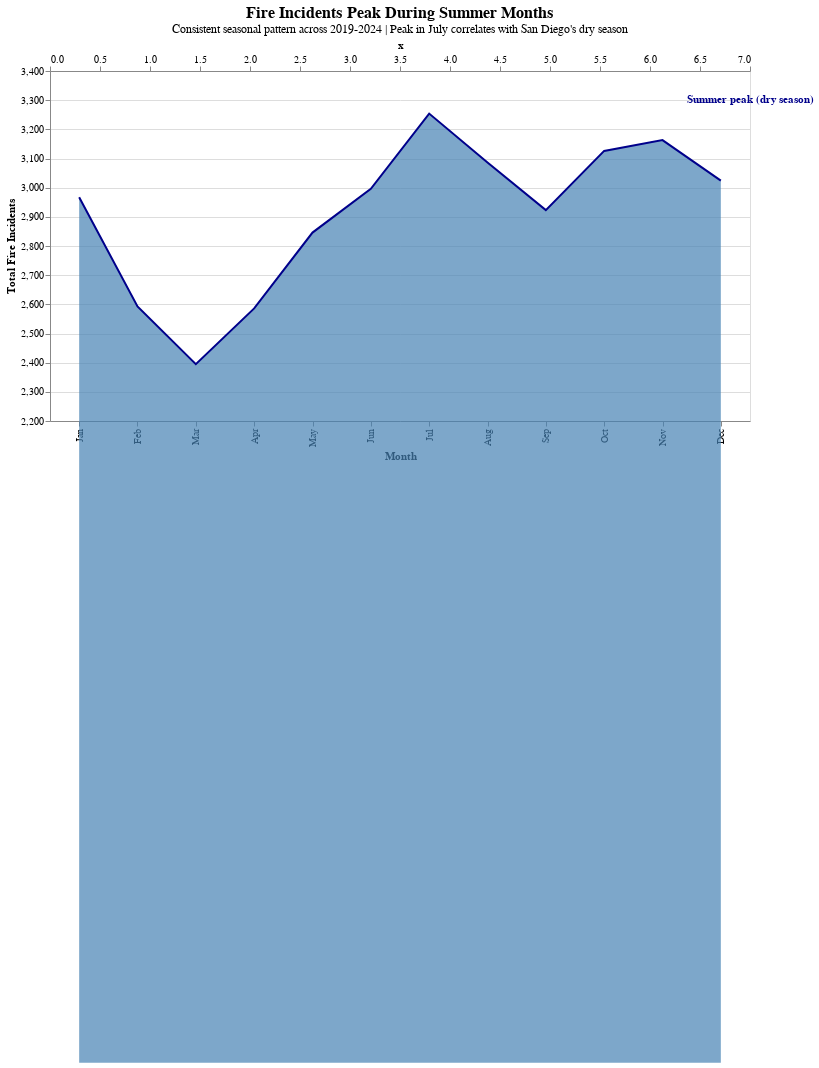

Source (notebook cell):
### Code cell
# VISUALIZATION 3: Seasonal Pattern with Context
# Shows explainable summer peak

monthly_data = df_fire_clean.groupby('month_response').size().reset_index(name='count')
monthly_data['month_name'] = monthly_data['month_response'].map({
    1: 'Jan', 2: 'Feb', 3: 'Mar', 4: 'Apr', 5: 'May', 6: 'Jun',
    7: 'Jul', 8: 'Aug', 9: 'Sep', 10: 'Oct', 11: 'Nov', 12: 'Dec'
})

# Create area chart for smooth pattern visualization
area = alt.Chart(monthly_data).mark_area(
    color='steelblue',
    opacity=0.7,
    line={'color': 'darkblue'}
).encode(
    x=alt.X('month_response:O', 
            title='Month',
            axis=alt.Axis(
                values=list(range(1, 13)),
                labelExpr="datum.value == 1 ? 'Jan' : datum.value == 2 ? 'Feb' : datum.value == 3 ? 'Mar' : datum.value == 4 ? 'Apr' : datum.value == 5 ? 'May' : datum.value == 6 ? 'Jun' : datum.value == 7 ? 'Jul' : datum.value == 8 ? 'Aug' : datum.value == 9 ? 'Sep' : datum.value == 10 ? 'Oct' : datum.value == 11 ? 'Nov' : 'Dec'"
            )),
    y=alt.Y('count:Q', 
            title='Total Fire Incidents',
            scale=alt.Scale(domain=[2200, 3400])),
    tooltip=['month_name:N', alt.Tooltip('count:Q', format=',')]
)

# Add annotation for summer peak
annotation = alt.Chart(pd.DataFrame({
    'x': [7],
    'y': [3300],
    'text': ['Summer peak\n(dry season)']
})).mark_text(
    align='center',
    fontSize=11,
    color='darkblue',
    fontWeight='bold'
).encode(
    x='x:Q',
    y='y:Q',
    text='text:N'
)

chart3 = (area + annotation).properties(
    width=700,
    height=350,
    title={
        "text": "Fire Incidents Peak During Summer Months",
        "subtitle": "Consistent seasonal pattern across 2019-2024 | Peak in July correlates with San Diego's dry season",
        "fontSize": 16,
        "subtitleFontSize": 12
    }
)

chart3

### Figure 1 — Vega-Lite specification as saved in the notebook (floating-point values rounded to 4 significant figures)
{"config": {"view": {"continuousWidth": 300, "continuousHeight": 300}}, "layer": [{"data": {"name": "data-0ad951148fbd71a216ade844a5eb77c4"}, "mark": {"type": "area", "color": "steelblue", "line": {"color": "darkblue"}, "opacity": 0.7}, "encoding": {"tooltip": [{"field": "month_name", "type": "nominal"}, {"field": "count", "format": ",", "type": "quantitative"}], "x": {"axis": {"labelExpr": "datum.value == 1 ? 'Jan' : datum.value == 2 ? 'Feb' : datum.value == 3 ? 'Mar' : datum.value == 4 ? 'Apr' : datum.value == 5 ? 'May' : datum.value == 6 ? 'Jun' : datum.value == 7 ? 'Jul' : datum.value == 8 ? 'Aug' : datum.value == 9 ? 'Sep' : datum.value == 10 ? 'Oct' : datum.value == 11 ? 'Nov' : 'Dec'", "values": [1, 2, 3, 4, 5, 6, 7, 8, 9, 10, 11, 12]}, "field": "month_response", "title": "Month", "type": "ordinal"}, "y": {"field": "count", "scale": {"domain": [2200, 3400]}, "title": "Total Fire Incidents", "type": "quantitative"}}}, {"data": {"name": "data-7a2650b33f031c659b1921fbaacfa28b"}, "mark": {"type": "text", "align": "center", "color": "darkblue", "fontSize": 11, "fontWeight": "bold"}, "encoding": {"text": {"field": "text", "type": "nominal"}, "x": {"field": "x", "type": "quantitative"}, "y": {"field": "y", "type": "quantitative"}}}], "height": 350, "title": {"text": "Fire Incidents Peak During Summer Months", "subtitle": "Consistent seasonal pattern across 2019-2024 | Peak in July correlates with San Diego's dry season", "fontSize": 16, "subtitleFontSize": 12}, "width": 700, "$schema": "https://vega.github.io/schema/vega-lite/v5.17.0.json", "datasets": {"data-0ad951148fbd71a216ade844a5eb77c4": [{"month_response": 1, "count": 2967, "month_name": "Jan"}, {"month_response": 2, "count": 2593, "month_name": "Feb"}, {"month_response": 3, "count": 2395, "month_name": "Mar"}, {"month_response": 4, "count": 2586, "month_name": "Apr"}, {"month_response": 5, "count": 2846, "month_name": "May"}, {"month_response": 6, "count": 2996, "month_name": "Jun"}, {"month_response": 7, "count": 3254, "month_name": "Jul"}, {"month_response": 8, "count": 3086, "month_name": "Aug"}, {"month_response": 9, "count": 2923, "month_name": "Sep"}, {"month_response": 10, "count": 3126, "month_name": "Oct"}, {"month_response": 11, "count": 3163, "month_name": "Nov"}, {"month_response": 12, "count": 3024, "month_name": "Dec"}], "data-7a2650b33f031c659b1921fbaacfa28b": [{"x": 7, "y": 3300, "text": "Summer peak\n(dry season)"}]}}
